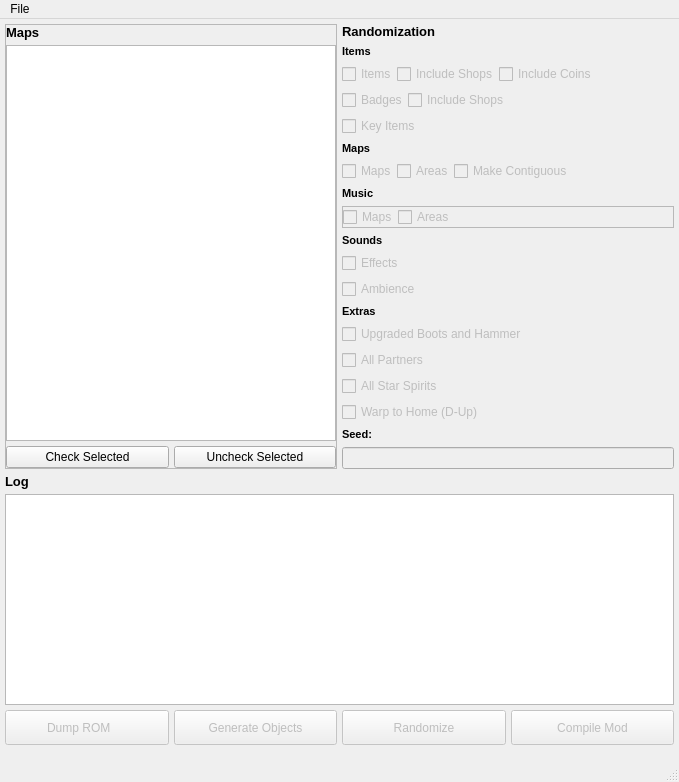
<?xml version="1.0" encoding="UTF-8"?>
<ui version="4.0">
 <class>mainwindow</class>
 <widget class="QMainWindow" name="mainwindow">
  <property name="geometry">
   <rect>
    <x>0</x>
    <y>0</y>
    <width>679</width>
    <height>782</height>
   </rect>
  </property>
  <property name="windowTitle">
   <string>Paper Mario Randomizer</string>
  </property>
  <property name="windowIcon">
   <iconset>
    <normaloff>icons/random_bag.ico</normaloff>icons/random_bag.ico</iconset>
  </property>
  <widget class="QWidget" name="centralwidget">
   <layout class="QVBoxLayout" name="verticalLayout_3">
    <property name="spacing">
     <number>5</number>
    </property>
    <property name="sizeConstraint">
     <enum>QLayout::SetDefaultConstraint</enum>
    </property>
    <property name="leftMargin">
     <number>5</number>
    </property>
    <property name="topMargin">
     <number>5</number>
    </property>
    <property name="rightMargin">
     <number>5</number>
    </property>
    <property name="bottomMargin">
     <number>15</number>
    </property>
    <item>
     <widget class="QFrame" name="horizontalFrame">
      <property name="minimumSize">
       <size>
        <width>100</width>
        <height>0</height>
       </size>
      </property>
      <layout class="QHBoxLayout" name="horizontalLayout_3">
       <property name="spacing">
        <number>5</number>
       </property>
       <property name="leftMargin">
        <number>0</number>
       </property>
       <property name="topMargin">
        <number>0</number>
       </property>
       <property name="rightMargin">
        <number>0</number>
       </property>
       <property name="bottomMargin">
        <number>0</number>
       </property>
       <item>
        <widget class="QFrame" name="frame_maps">
         <property name="frameShape">
          <enum>QFrame::StyledPanel</enum>
         </property>
         <property name="frameShadow">
          <enum>QFrame::Raised</enum>
         </property>
         <layout class="QVBoxLayout" name="verticalLayout_4">
          <property name="spacing">
           <number>5</number>
          </property>
          <property name="leftMargin">
           <number>0</number>
          </property>
          <property name="topMargin">
           <number>0</number>
          </property>
          <property name="rightMargin">
           <number>0</number>
          </property>
          <property name="bottomMargin">
           <number>0</number>
          </property>
          <item>
           <widget class="QLabel" name="label">
            <property name="font">
             <font>
              <pointsize>10</pointsize>
              <weight>75</weight>
              <bold>true</bold>
             </font>
            </property>
            <property name="text">
             <string>Maps</string>
            </property>
           </widget>
          </item>
          <item>
           <widget class="QTableWidget" name="table_maps">
            <property name="editTriggers">
             <set>QAbstractItemView::NoEditTriggers</set>
            </property>
            <property name="alternatingRowColors">
             <bool>true</bool>
            </property>
            <property name="selectionMode">
             <enum>QAbstractItemView::ExtendedSelection</enum>
            </property>
            <property name="selectionBehavior">
             <enum>QAbstractItemView::SelectRows</enum>
            </property>
            <property name="columnCount">
             <number>1</number>
            </property>
            <attribute name="horizontalHeaderVisible">
             <bool>false</bool>
            </attribute>
            <attribute name="horizontalHeaderStretchLastSection">
             <bool>true</bool>
            </attribute>
            <attribute name="verticalHeaderVisible">
             <bool>false</bool>
            </attribute>
            <attribute name="verticalHeaderStretchLastSection">
             <bool>false</bool>
            </attribute>
            <column/>
           </widget>
          </item>
          <item>
           <widget class="QFrame" name="horizontalFrame">
            <property name="minimumSize">
             <size>
              <width>0</width>
              <height>0</height>
             </size>
            </property>
            <layout class="QHBoxLayout" name="horizontalLayout">
             <property name="spacing">
              <number>5</number>
             </property>
             <property name="leftMargin">
              <number>0</number>
             </property>
             <property name="topMargin">
              <number>0</number>
             </property>
             <property name="rightMargin">
              <number>0</number>
             </property>
             <property name="bottomMargin">
              <number>0</number>
             </property>
             <item>
              <widget class="QPushButton" name="button_check_selected">
               <property name="text">
                <string>Check Selected</string>
               </property>
              </widget>
             </item>
             <item>
              <widget class="QPushButton" name="button_uncheck_selected">
               <property name="text">
                <string>Uncheck Selected</string>
               </property>
              </widget>
             </item>
            </layout>
           </widget>
          </item>
         </layout>
        </widget>
       </item>
       <item>
        <widget class="QFrame" name="frame_randomization">
         <property name="minimumSize">
          <size>
           <width>200</width>
           <height>0</height>
          </size>
         </property>
         <property name="frameShape">
          <enum>QFrame::NoFrame</enum>
         </property>
         <layout class="QVBoxLayout" name="verticalLayout">
          <property name="spacing">
           <number>0</number>
          </property>
          <property name="leftMargin">
           <number>0</number>
          </property>
          <property name="topMargin">
           <number>0</number>
          </property>
          <property name="rightMargin">
           <number>0</number>
          </property>
          <property name="bottomMargin">
           <number>0</number>
          </property>
          <item>
           <widget class="QFrame" name="frame_options">
            <property name="sizePolicy">
             <sizepolicy hsizetype="Expanding" vsizetype="Preferred">
              <horstretch>0</horstretch>
              <verstretch>0</verstretch>
             </sizepolicy>
            </property>
            <property name="minimumSize">
             <size>
              <width>0</width>
              <height>0</height>
             </size>
            </property>
            <layout class="QVBoxLayout" name="verticalLayout_2">
             <property name="sizeConstraint">
              <enum>QLayout::SetDefaultConstraint</enum>
             </property>
             <property name="leftMargin">
              <number>0</number>
             </property>
             <property name="topMargin">
              <number>0</number>
             </property>
             <property name="rightMargin">
              <number>0</number>
             </property>
             <property name="bottomMargin">
              <number>0</number>
             </property>
             <item>
              <widget class="QLabel" name="label_6">
               <property name="sizePolicy">
                <sizepolicy hsizetype="Preferred" vsizetype="Maximum">
                 <horstretch>0</horstretch>
                 <verstretch>0</verstretch>
                </sizepolicy>
               </property>
               <property name="font">
                <font>
                 <pointsize>10</pointsize>
                 <weight>75</weight>
                 <bold>true</bold>
                </font>
               </property>
               <property name="text">
                <string>Randomization</string>
               </property>
              </widget>
             </item>
             <item>
              <widget class="QLabel" name="label_2">
               <property name="sizePolicy">
                <sizepolicy hsizetype="Preferred" vsizetype="Maximum">
                 <horstretch>0</horstretch>
                 <verstretch>0</verstretch>
                </sizepolicy>
               </property>
               <property name="font">
                <font>
                 <pointsize>8</pointsize>
                 <weight>75</weight>
                 <bold>true</bold>
                </font>
               </property>
               <property name="text">
                <string>Items</string>
               </property>
              </widget>
             </item>
             <item>
              <widget class="QFrame" name="horizontalFrame">
               <property name="minimumSize">
                <size>
                 <width>0</width>
                 <height>0</height>
                </size>
               </property>
               <layout class="QHBoxLayout" name="horizontalLayout_4">
                <property name="spacing">
                 <number>0</number>
                </property>
                <property name="leftMargin">
                 <number>0</number>
                </property>
                <property name="topMargin">
                 <number>0</number>
                </property>
                <property name="rightMargin">
                 <number>0</number>
                </property>
                <property name="bottomMargin">
                 <number>0</number>
                </property>
                <item>
                 <widget class="QCheckBox" name="chk_items">
                  <property name="enabled">
                   <bool>false</bool>
                  </property>
                  <property name="text">
                   <string>Items</string>
                  </property>
                 </widget>
                </item>
                <item>
                 <widget class="QCheckBox" name="chk_items_shops">
                  <property name="enabled">
                   <bool>false</bool>
                  </property>
                  <property name="sizePolicy">
                   <sizepolicy hsizetype="Minimum" vsizetype="Fixed">
                    <horstretch>0</horstretch>
                    <verstretch>0</verstretch>
                   </sizepolicy>
                  </property>
                  <property name="text">
                   <string>Include Shops</string>
                  </property>
                 </widget>
                </item>
                <item>
                 <widget class="QCheckBox" name="chk_coins">
                  <property name="enabled">
                   <bool>false</bool>
                  </property>
                  <property name="sizePolicy">
                   <sizepolicy hsizetype="Minimum" vsizetype="Fixed">
                    <horstretch>0</horstretch>
                    <verstretch>0</verstretch>
                   </sizepolicy>
                  </property>
                  <property name="text">
                   <string>Include Coins</string>
                  </property>
                 </widget>
                </item>
                <item>
                 <spacer name="horizontalSpacer">
                  <property name="orientation">
                   <enum>Qt::Horizontal</enum>
                  </property>
                  <property name="sizeHint" stdset="0">
                   <size>
                    <width>40</width>
                    <height>20</height>
                   </size>
                  </property>
                 </spacer>
                </item>
               </layout>
              </widget>
             </item>
             <item>
              <widget class="QFrame" name="horizontalFrame">
               <property name="minimumSize">
                <size>
                 <width>0</width>
                 <height>0</height>
                </size>
               </property>
               <layout class="QHBoxLayout" name="horizontalLayout_5">
                <property name="spacing">
                 <number>0</number>
                </property>
                <property name="leftMargin">
                 <number>0</number>
                </property>
                <property name="topMargin">
                 <number>0</number>
                </property>
                <property name="rightMargin">
                 <number>0</number>
                </property>
                <property name="bottomMargin">
                 <number>0</number>
                </property>
                <item>
                 <widget class="QCheckBox" name="chk_badges">
                  <property name="enabled">
                   <bool>false</bool>
                  </property>
                  <property name="text">
                   <string>Badges</string>
                  </property>
                 </widget>
                </item>
                <item>
                 <widget class="QCheckBox" name="chk_badges_shops">
                  <property name="enabled">
                   <bool>false</bool>
                  </property>
                  <property name="text">
                   <string>Include Shops</string>
                  </property>
                 </widget>
                </item>
                <item>
                 <spacer name="horizontalSpacer_2">
                  <property name="orientation">
                   <enum>Qt::Horizontal</enum>
                  </property>
                  <property name="sizeHint" stdset="0">
                   <size>
                    <width>40</width>
                    <height>20</height>
                   </size>
                  </property>
                 </spacer>
                </item>
               </layout>
              </widget>
             </item>
             <item>
              <widget class="QFrame" name="horizontalFrame">
               <property name="minimumSize">
                <size>
                 <width>0</width>
                 <height>0</height>
                </size>
               </property>
               <layout class="QHBoxLayout" name="horizontalLayout_6">
                <property name="spacing">
                 <number>0</number>
                </property>
                <property name="leftMargin">
                 <number>0</number>
                </property>
                <property name="topMargin">
                 <number>0</number>
                </property>
                <property name="rightMargin">
                 <number>0</number>
                </property>
                <property name="bottomMargin">
                 <number>0</number>
                </property>
                <item>
                 <widget class="QCheckBox" name="chk_key_items">
                  <property name="enabled">
                   <bool>false</bool>
                  </property>
                  <property name="text">
                   <string>Key Items</string>
                  </property>
                 </widget>
                </item>
               </layout>
              </widget>
             </item>
             <item>
              <widget class="QLabel" name="label_3">
               <property name="sizePolicy">
                <sizepolicy hsizetype="Preferred" vsizetype="Maximum">
                 <horstretch>0</horstretch>
                 <verstretch>0</verstretch>
                </sizepolicy>
               </property>
               <property name="font">
                <font>
                 <pointsize>8</pointsize>
                 <weight>75</weight>
                 <bold>true</bold>
                </font>
               </property>
               <property name="text">
                <string>Maps</string>
               </property>
              </widget>
             </item>
             <item>
              <widget class="QFrame" name="horizontalFrame">
               <property name="minimumSize">
                <size>
                 <width>0</width>
                 <height>0</height>
                </size>
               </property>
               <layout class="QHBoxLayout" name="horizontalLayout_7">
                <property name="spacing">
                 <number>0</number>
                </property>
                <property name="leftMargin">
                 <number>0</number>
                </property>
                <property name="topMargin">
                 <number>0</number>
                </property>
                <property name="rightMargin">
                 <number>0</number>
                </property>
                <property name="bottomMargin">
                 <number>0</number>
                </property>
                <item>
                 <widget class="QCheckBox" name="chk_loading_zone">
                  <property name="enabled">
                   <bool>false</bool>
                  </property>
                  <property name="text">
                   <string>Maps</string>
                  </property>
                 </widget>
                </item>
                <item>
                 <widget class="QCheckBox" name="chk_area">
                  <property name="enabled">
                   <bool>false</bool>
                  </property>
                  <property name="text">
                   <string>Areas</string>
                  </property>
                 </widget>
                </item>
                <item>
                 <widget class="QCheckBox" name="chk_contiguous">
                  <property name="enabled">
                   <bool>false</bool>
                  </property>
                  <property name="text">
                   <string>Make Contiguous</string>
                  </property>
                 </widget>
                </item>
                <item>
                 <spacer name="horizontalSpacer_3">
                  <property name="orientation">
                   <enum>Qt::Horizontal</enum>
                  </property>
                  <property name="sizeHint" stdset="0">
                   <size>
                    <width>40</width>
                    <height>20</height>
                   </size>
                  </property>
                 </spacer>
                </item>
               </layout>
              </widget>
             </item>
             <item>
              <widget class="QLabel" name="label_4">
               <property name="sizePolicy">
                <sizepolicy hsizetype="Preferred" vsizetype="Maximum">
                 <horstretch>0</horstretch>
                 <verstretch>0</verstretch>
                </sizepolicy>
               </property>
               <property name="font">
                <font>
                 <pointsize>8</pointsize>
                 <weight>75</weight>
                 <bold>true</bold>
                </font>
               </property>
               <property name="text">
                <string>Music</string>
               </property>
              </widget>
             </item>
             <item>
              <widget class="QFrame" name="frame">
               <property name="frameShape">
                <enum>QFrame::StyledPanel</enum>
               </property>
               <property name="frameShadow">
                <enum>QFrame::Raised</enum>
               </property>
               <layout class="QHBoxLayout" name="horizontalLayout_8">
                <property name="spacing">
                 <number>0</number>
                </property>
                <property name="leftMargin">
                 <number>0</number>
                </property>
                <property name="topMargin">
                 <number>0</number>
                </property>
                <property name="rightMargin">
                 <number>0</number>
                </property>
                <property name="bottomMargin">
                 <number>0</number>
                </property>
                <item>
                 <widget class="QCheckBox" name="chk_music_loading_zone">
                  <property name="enabled">
                   <bool>false</bool>
                  </property>
                  <property name="text">
                   <string>Maps</string>
                  </property>
                 </widget>
                </item>
                <item>
                 <widget class="QCheckBox" name="chk_music_area">
                  <property name="enabled">
                   <bool>false</bool>
                  </property>
                  <property name="text">
                   <string>Areas</string>
                  </property>
                 </widget>
                </item>
                <item>
                 <spacer name="horizontalSpacer_4">
                  <property name="orientation">
                   <enum>Qt::Horizontal</enum>
                  </property>
                  <property name="sizeHint" stdset="0">
                   <size>
                    <width>40</width>
                    <height>20</height>
                   </size>
                  </property>
                 </spacer>
                </item>
               </layout>
              </widget>
             </item>
             <item>
              <widget class="QLabel" name="label_9">
               <property name="sizePolicy">
                <sizepolicy hsizetype="Preferred" vsizetype="Maximum">
                 <horstretch>0</horstretch>
                 <verstretch>0</verstretch>
                </sizepolicy>
               </property>
               <property name="font">
                <font>
                 <pointsize>8</pointsize>
                 <weight>75</weight>
                 <bold>true</bold>
                </font>
               </property>
               <property name="text">
                <string>Sounds</string>
               </property>
              </widget>
             </item>
             <item>
              <widget class="QFrame" name="horizontalFrame">
               <property name="minimumSize">
                <size>
                 <width>0</width>
                 <height>0</height>
                </size>
               </property>
               <layout class="QHBoxLayout" name="horizontalLayout_9">
                <property name="spacing">
                 <number>0</number>
                </property>
                <property name="leftMargin">
                 <number>0</number>
                </property>
                <property name="topMargin">
                 <number>0</number>
                </property>
                <property name="rightMargin">
                 <number>0</number>
                </property>
                <property name="bottomMargin">
                 <number>0</number>
                </property>
                <item>
                 <widget class="QCheckBox" name="chk_sounds">
                  <property name="enabled">
                   <bool>false</bool>
                  </property>
                  <property name="text">
                   <string>Effects</string>
                  </property>
                 </widget>
                </item>
                <item>
                 <spacer name="horizontalSpacer_5">
                  <property name="orientation">
                   <enum>Qt::Horizontal</enum>
                  </property>
                  <property name="sizeHint" stdset="0">
                   <size>
                    <width>40</width>
                    <height>20</height>
                   </size>
                  </property>
                 </spacer>
                </item>
               </layout>
              </widget>
             </item>
             <item>
              <widget class="QFrame" name="horizontalFrame">
               <property name="minimumSize">
                <size>
                 <width>0</width>
                 <height>0</height>
                </size>
               </property>
               <layout class="QHBoxLayout" name="horizontalLayout_10">
                <property name="spacing">
                 <number>0</number>
                </property>
                <property name="leftMargin">
                 <number>0</number>
                </property>
                <property name="topMargin">
                 <number>0</number>
                </property>
                <property name="rightMargin">
                 <number>0</number>
                </property>
                <property name="bottomMargin">
                 <number>0</number>
                </property>
                <item>
                 <widget class="QCheckBox" name="chk_ambient_sounds">
                  <property name="enabled">
                   <bool>false</bool>
                  </property>
                  <property name="text">
                   <string>Ambience</string>
                  </property>
                 </widget>
                </item>
                <item>
                 <spacer name="horizontalSpacer_6">
                  <property name="orientation">
                   <enum>Qt::Horizontal</enum>
                  </property>
                  <property name="sizeHint" stdset="0">
                   <size>
                    <width>40</width>
                    <height>20</height>
                   </size>
                  </property>
                 </spacer>
                </item>
               </layout>
              </widget>
             </item>
             <item>
              <widget class="QLabel" name="label_5">
               <property name="sizePolicy">
                <sizepolicy hsizetype="Preferred" vsizetype="Maximum">
                 <horstretch>0</horstretch>
                 <verstretch>0</verstretch>
                </sizepolicy>
               </property>
               <property name="font">
                <font>
                 <pointsize>8</pointsize>
                 <weight>75</weight>
                 <bold>true</bold>
                </font>
               </property>
               <property name="text">
                <string>Extras</string>
               </property>
              </widget>
             </item>
             <item>
              <widget class="QCheckBox" name="chk_upgrade_boots_hammer">
               <property name="enabled">
                <bool>false</bool>
               </property>
               <property name="text">
                <string>Upgraded Boots and Hammer</string>
               </property>
              </widget>
             </item>
             <item>
              <widget class="QCheckBox" name="chk_partners">
               <property name="enabled">
                <bool>false</bool>
               </property>
               <property name="text">
                <string>All Partners</string>
               </property>
              </widget>
             </item>
             <item>
              <widget class="QCheckBox" name="chk_star_spirits">
               <property name="enabled">
                <bool>false</bool>
               </property>
               <property name="text">
                <string>All Star Spirits</string>
               </property>
              </widget>
             </item>
             <item>
              <widget class="QCheckBox" name="chk_warp">
               <property name="enabled">
                <bool>false</bool>
               </property>
               <property name="text">
                <string>Warp to Home (D-Up)</string>
               </property>
              </widget>
             </item>
             <item>
              <widget class="QLabel" name="label_7">
               <property name="sizePolicy">
                <sizepolicy hsizetype="Fixed" vsizetype="Preferred">
                 <horstretch>0</horstretch>
                 <verstretch>0</verstretch>
                </sizepolicy>
               </property>
               <property name="minimumSize">
                <size>
                 <width>30</width>
                 <height>0</height>
                </size>
               </property>
               <property name="font">
                <font>
                 <pointsize>8</pointsize>
                 <weight>75</weight>
                 <bold>true</bold>
                </font>
               </property>
               <property name="text">
                <string>Seed:</string>
               </property>
              </widget>
             </item>
             <item>
              <widget class="QLineEdit" name="text_seed">
               <property name="enabled">
                <bool>false</bool>
               </property>
               <property name="sizePolicy">
                <sizepolicy hsizetype="Expanding" vsizetype="Preferred">
                 <horstretch>0</horstretch>
                 <verstretch>0</verstretch>
                </sizepolicy>
               </property>
               <property name="minimumSize">
                <size>
                 <width>0</width>
                 <height>0</height>
                </size>
               </property>
               <property name="frame">
                <bool>true</bool>
               </property>
               <property name="alignment">
                <set>Qt::AlignLeading|Qt::AlignLeft|Qt::AlignVCenter</set>
               </property>
              </widget>
             </item>
            </layout>
           </widget>
          </item>
         </layout>
        </widget>
       </item>
      </layout>
     </widget>
    </item>
    <item>
     <widget class="QLabel" name="label_8">
      <property name="sizePolicy">
       <sizepolicy hsizetype="Maximum" vsizetype="Preferred">
        <horstretch>0</horstretch>
        <verstretch>0</verstretch>
       </sizepolicy>
      </property>
      <property name="font">
       <font>
        <pointsize>10</pointsize>
        <weight>75</weight>
        <bold>true</bold>
       </font>
      </property>
      <property name="text">
       <string>Log</string>
      </property>
     </widget>
    </item>
    <item>
     <widget class="QListWidget" name="listwidget_log">
      <property name="minimumSize">
       <size>
        <width>0</width>
        <height>200</height>
       </size>
      </property>
     </widget>
    </item>
    <item>
     <layout class="QHBoxLayout" name="horizontalLayout_2">
      <item>
       <widget class="QPushButton" name="button_dump_rom">
        <property name="enabled">
         <bool>false</bool>
        </property>
        <property name="minimumSize">
         <size>
          <width>160</width>
          <height>35</height>
         </size>
        </property>
        <property name="text">
         <string>Dump ROM     </string>
        </property>
        <property name="icon">
         <iconset>
          <normaloff>icons/starrod.ico</normaloff>icons/starrod.ico</iconset>
        </property>
        <property name="iconSize">
         <size>
          <width>24</width>
          <height>24</height>
         </size>
        </property>
       </widget>
      </item>
      <item>
       <widget class="QPushButton" name="button_generate_objects">
        <property name="enabled">
         <bool>false</bool>
        </property>
        <property name="minimumSize">
         <size>
          <width>160</width>
          <height>35</height>
         </size>
        </property>
        <property name="text">
         <string>Generate Objects</string>
        </property>
        <property name="icon">
         <iconset>
          <normaloff>icons/fireflower.ico</normaloff>icons/fireflower.ico</iconset>
        </property>
        <property name="iconSize">
         <size>
          <width>16</width>
          <height>16</height>
         </size>
        </property>
       </widget>
      </item>
      <item>
       <widget class="QPushButton" name="button_randomize">
        <property name="enabled">
         <bool>false</bool>
        </property>
        <property name="minimumSize">
         <size>
          <width>160</width>
          <height>35</height>
         </size>
        </property>
        <property name="autoFillBackground">
         <bool>false</bool>
        </property>
        <property name="text">
         <string>Randomize</string>
        </property>
        <property name="icon">
         <iconset>
          <normaloff>icons/random_bag.ico</normaloff>icons/random_bag.ico</iconset>
        </property>
        <property name="iconSize">
         <size>
          <width>18</width>
          <height>18</height>
         </size>
        </property>
        <property name="autoDefault">
         <bool>false</bool>
        </property>
        <property name="default">
         <bool>false</bool>
        </property>
        <property name="flat">
         <bool>false</bool>
        </property>
       </widget>
      </item>
      <item>
       <widget class="QPushButton" name="button_compile_mod">
        <property name="enabled">
         <bool>false</bool>
        </property>
        <property name="minimumSize">
         <size>
          <width>160</width>
          <height>35</height>
         </size>
        </property>
        <property name="text">
         <string>Compile Mod</string>
        </property>
        <property name="icon">
         <iconset>
          <normaloff>icons/calculator.ico</normaloff>icons/calculator.ico</iconset>
        </property>
        <property name="iconSize">
         <size>
          <width>18</width>
          <height>18</height>
         </size>
        </property>
       </widget>
      </item>
     </layout>
    </item>
   </layout>
  </widget>
  <widget class="QMenuBar" name="menubar">
   <property name="geometry">
    <rect>
     <x>0</x>
     <y>0</y>
     <width>679</width>
     <height>21</height>
    </rect>
   </property>
   <widget class="QMenu" name="menuFile">
    <property name="title">
     <string>File</string>
    </property>
    <addaction name="action_open"/>
   </widget>
   <addaction name="menuFile"/>
  </widget>
  <widget class="QStatusBar" name="statusbar"/>
  <action name="action_open">
   <property name="text">
    <string>Choose ROM</string>
   </property>
  </action>
  <action name="actionAbout">
   <property name="text">
    <string>About</string>
   </property>
  </action>
 </widget>
 <resources/>
 <connections/>
</ui>
